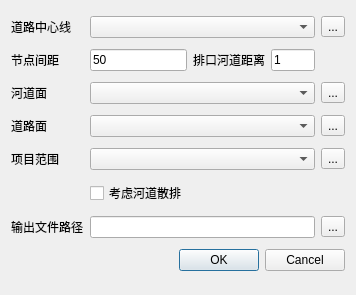
<?xml version="1.0" encoding="UTF-8"?>
<ui version="4.0">
 <class>Dialog</class>
 <widget class="QDialog" name="Dialog">
  <property name="geometry">
   <rect>
    <x>0</x>
    <y>0</y>
    <width>356</width>
    <height>295</height>
   </rect>
  </property>
  <property name="windowTitle">
   <string>平面布局设计</string>
  </property>
  <layout class="QGridLayout" name="gridLayout">
   <item row="3" column="4">
    <widget class="QToolButton" name="inputButton3">
     <property name="text">
      <string>...</string>
     </property>
    </widget>
   </item>
   <item row="1" column="1">
    <widget class="QLineEdit" name="disEdit">
     <property name="text">
      <string>50</string>
     </property>
    </widget>
   </item>
   <item row="2" column="4">
    <widget class="QToolButton" name="inputButton2">
     <property name="text">
      <string>...</string>
     </property>
    </widget>
   </item>
   <item row="3" column="1" colspan="3">
    <widget class="QComboBox" name="comboroad"/>
   </item>
   <item row="8" column="0" colspan="5">
    <widget class="QDialogButtonBox" name="buttonBox">
     <property name="orientation">
      <enum>Qt::Horizontal</enum>
     </property>
     <property name="standardButtons">
      <set>QDialogButtonBox::Cancel|QDialogButtonBox::Ok</set>
     </property>
    </widget>
   </item>
   <item row="4" column="1" colspan="3">
    <widget class="QComboBox" name="comboregion"/>
   </item>
   <item row="1" column="3">
    <widget class="QLineEdit" name="disEdit2">
     <property name="text">
      <string>1</string>
     </property>
    </widget>
   </item>
   <item row="1" column="2">
    <widget class="QLabel" name="label_13">
     <property name="text">
      <string>排口河道距离</string>
     </property>
    </widget>
   </item>
   <item row="3" column="0">
    <widget class="QLabel" name="label_7">
     <property name="text">
      <string>道路面</string>
     </property>
    </widget>
   </item>
   <item row="7" column="1" colspan="3">
    <widget class="QLineEdit" name="outdirEdit"/>
   </item>
   <item row="4" column="4">
    <widget class="QToolButton" name="inputButton4">
     <property name="text">
      <string>...</string>
     </property>
    </widget>
   </item>
   <item row="7" column="0">
    <widget class="QLabel" name="label_3">
     <property name="text">
      <string>输出文件路径</string>
     </property>
    </widget>
   </item>
   <item row="1" column="0">
    <widget class="QLabel" name="label_6">
     <property name="text">
      <string>节点间距</string>
     </property>
    </widget>
   </item>
   <item row="2" column="0">
    <widget class="QLabel" name="label_2">
     <property name="text">
      <string>河道面</string>
     </property>
    </widget>
   </item>
   <item row="2" column="1" colspan="3">
    <widget class="QComboBox" name="comboriver"/>
   </item>
   <item row="7" column="4">
    <widget class="QToolButton" name="outputButton">
     <property name="text">
      <string>...</string>
     </property>
    </widget>
   </item>
   <item row="0" column="1" colspan="3">
    <widget class="QComboBox" name="comboline"/>
   </item>
   <item row="4" column="0">
    <widget class="QLabel" name="label_8">
     <property name="text">
      <string>项目范围</string>
     </property>
    </widget>
   </item>
   <item row="0" column="4">
    <widget class="QToolButton" name="inputButton">
     <property name="mouseTracking">
      <bool>false</bool>
     </property>
     <property name="text">
      <string>...</string>
     </property>
    </widget>
   </item>
   <item row="0" column="0">
    <widget class="QLabel" name="label">
     <property name="text">
      <string>道路中心线</string>
     </property>
    </widget>
   </item>
   <item row="5" column="1">
    <widget class="QCheckBox" name="checkBox">
     <property name="text">
      <string>考虑河道散排</string>
     </property>
    </widget>
   </item>
  </layout>
 </widget>
 <tabstops>
  <tabstop>comboline</tabstop>
  <tabstop>inputButton</tabstop>
  <tabstop>disEdit</tabstop>
  <tabstop>disEdit2</tabstop>
  <tabstop>comboriver</tabstop>
  <tabstop>inputButton2</tabstop>
  <tabstop>comboroad</tabstop>
  <tabstop>inputButton3</tabstop>
  <tabstop>comboregion</tabstop>
  <tabstop>inputButton4</tabstop>
  <tabstop>checkBox</tabstop>
  <tabstop>outdirEdit</tabstop>
  <tabstop>outputButton</tabstop>
 </tabstops>
 <resources/>
 <connections>
  <connection>
   <sender>buttonBox</sender>
   <signal>accepted()</signal>
   <receiver>Dialog</receiver>
   <slot>accept()</slot>
   <hints>
    <hint type="sourcelabel">
     <x>248</x>
     <y>254</y>
    </hint>
    <hint type="destinationlabel">
     <x>157</x>
     <y>274</y>
    </hint>
   </hints>
  </connection>
  <connection>
   <sender>buttonBox</sender>
   <signal>rejected()</signal>
   <receiver>Dialog</receiver>
   <slot>reject()</slot>
   <hints>
    <hint type="sourcelabel">
     <x>316</x>
     <y>260</y>
    </hint>
    <hint type="destinationlabel">
     <x>286</x>
     <y>274</y>
    </hint>
   </hints>
  </connection>
 </connections>
</ui>
